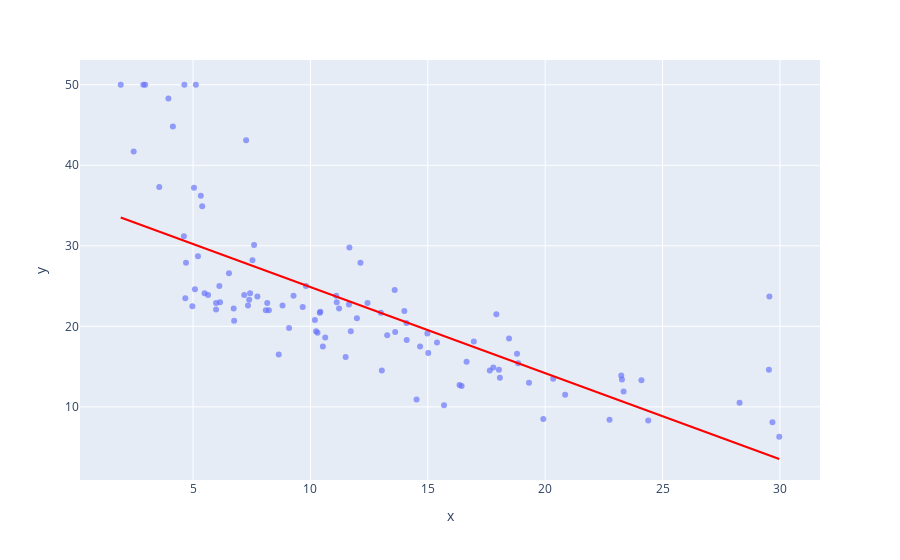

The notebook cell saved with this chart:
### Markdown cell above
Regressionsgerade für RM (durchschnittliche Anzahl der Zimmer pro Wohnung)

### Code cell
px.scatter(x=X_test['LSTAT'], y=y_test, opacity=0.65, 
                trendline='ols', trendline_color_override='red')
